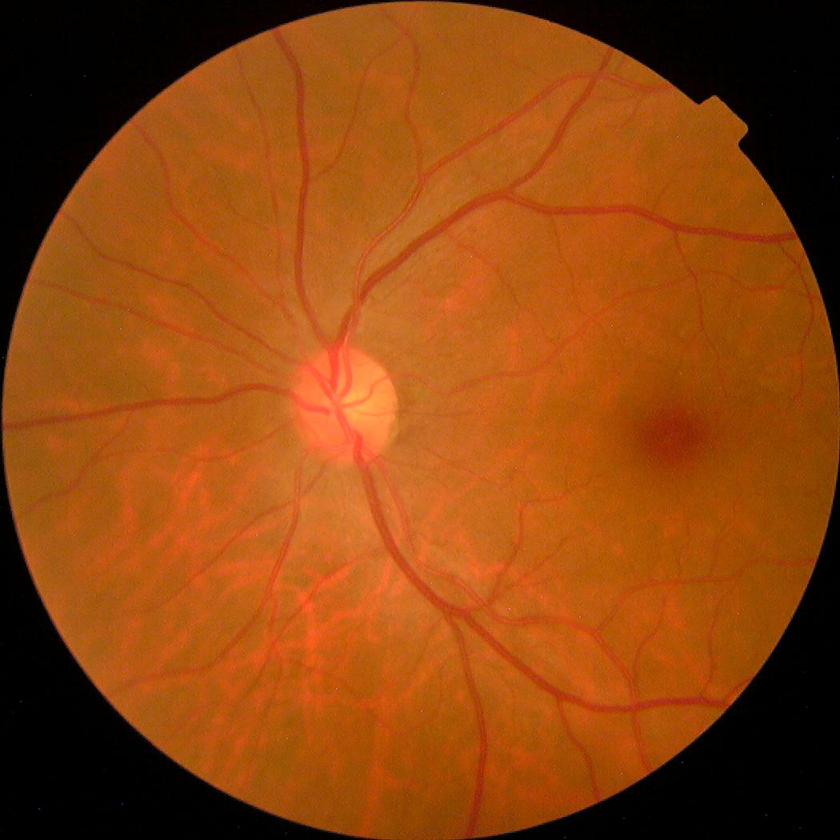
#> input picture data/test_samples/grade_0_08ee569d4721.png, 840 x 840 px, shrunk from 1050 x 1050 before the run
$ python -i vessel_extractor.py   (imports and definitions only)
#> lines starting #> are read from the running program, lines starting #| are printed output that depends on the picture
#> further down, picture is the input picture: shape (840, 840, 3); mean B, G, R 14.8, 69, 142.5
import cv2
import numpy as np

def extract_vessels(img_bgr, mask=None):
    """
    Extracts retinal blood vessel tree using morphology and adaptive thresholding.
    Returns:
        vessel_mask (np.ndarray): Binary mask of blood vessels (0 or 255)
        vessel_density (float): Ratio of vessel area to retinal area
    """
    # 1. Green channel has the highest vessel-to-background contrast
    green = img_bgr[:, :, 1]
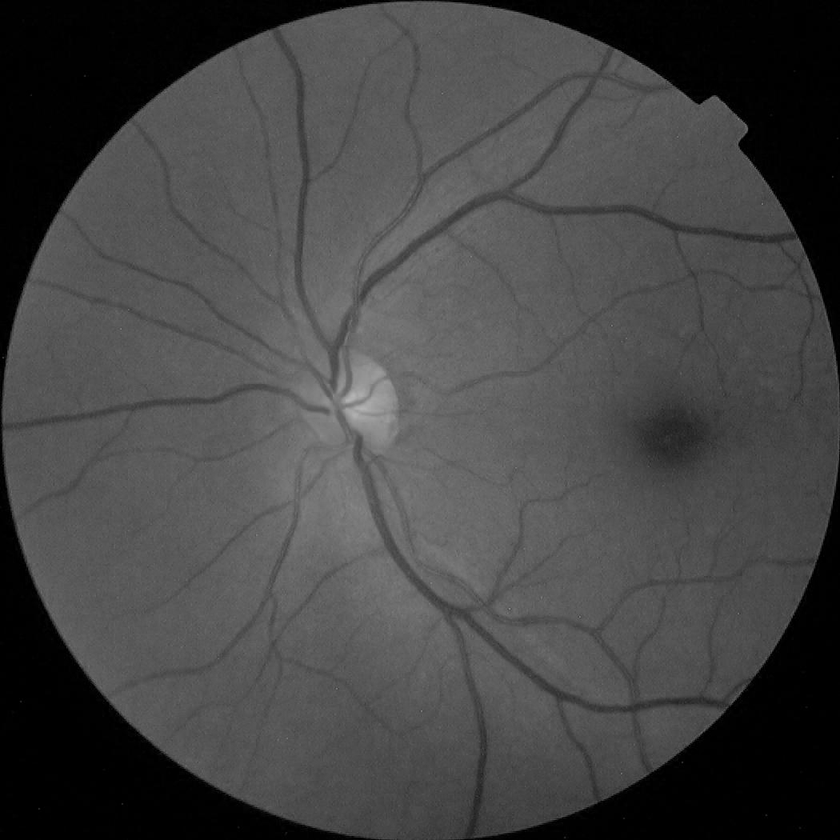
#> green: shape (840, 840); min 0, max 181, mean 69

    # 2. Contrast enhancement via CLAHE
    clahe = cv2.createCLAHE(clipLimit=2.0, tileGridSize=(8, 8))
    contrast_green = clahe.apply(green)
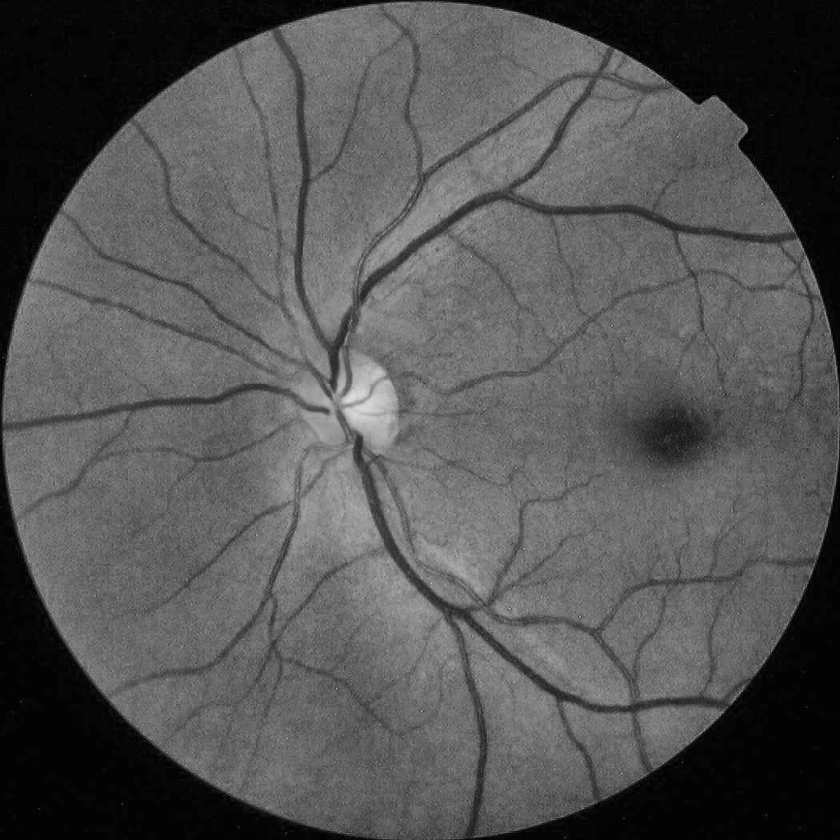
#> contrast_green: shape (840, 840); min 2, max 220, mean 84.4

    # 3. Morphological Top-Hat Transform (isolates dark vessels)
    # Using disk-shaped structural element
    kernel = cv2.getStructuringElement(cv2.MORPH_ELLIPSE, (15, 15))
    top_hat = cv2.morphologyEx(contrast_green, cv2.MORPH_BLACKHAT, kernel)
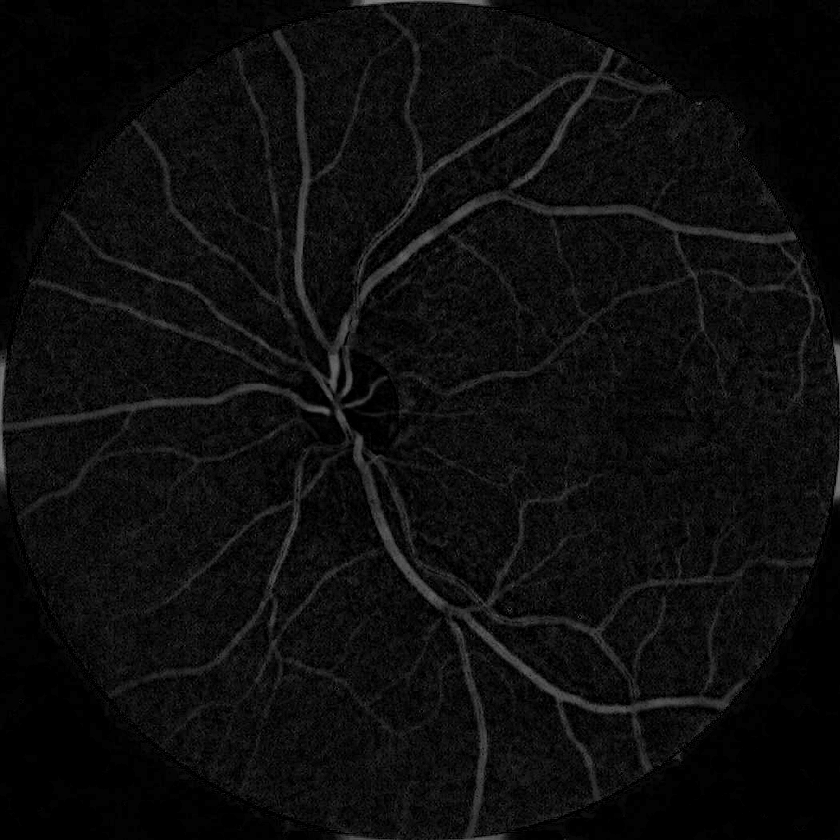
#> top_hat: shape (840, 840); min 0, max 133, mean 13

    # 4. Adaptive thresholding to segment tubular structures
    vessels = cv2.adaptiveThreshold(
        top_hat, 255, cv2.ADAPTIVE_THRESH_GAUSSIAN_C,
        cv2.THRESH_BINARY, 11, -3
    )
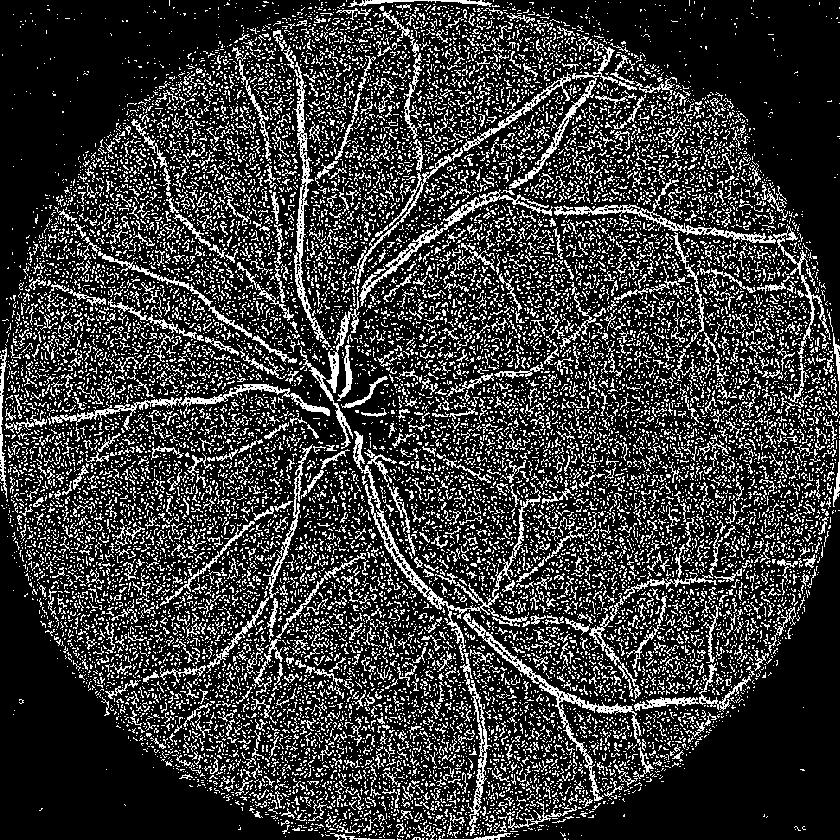
#> vessels: shape (840, 840); 22.6% white in thin lines or dots

    # 5. Clean up noise: remove tiny disconnected specks
    clean_kernel = cv2.getStructuringElement(cv2.MORPH_ELLIPSE, (3, 3))
    vessels = cv2.morphologyEx(vessels, cv2.MORPH_OPEN, clean_kernel)
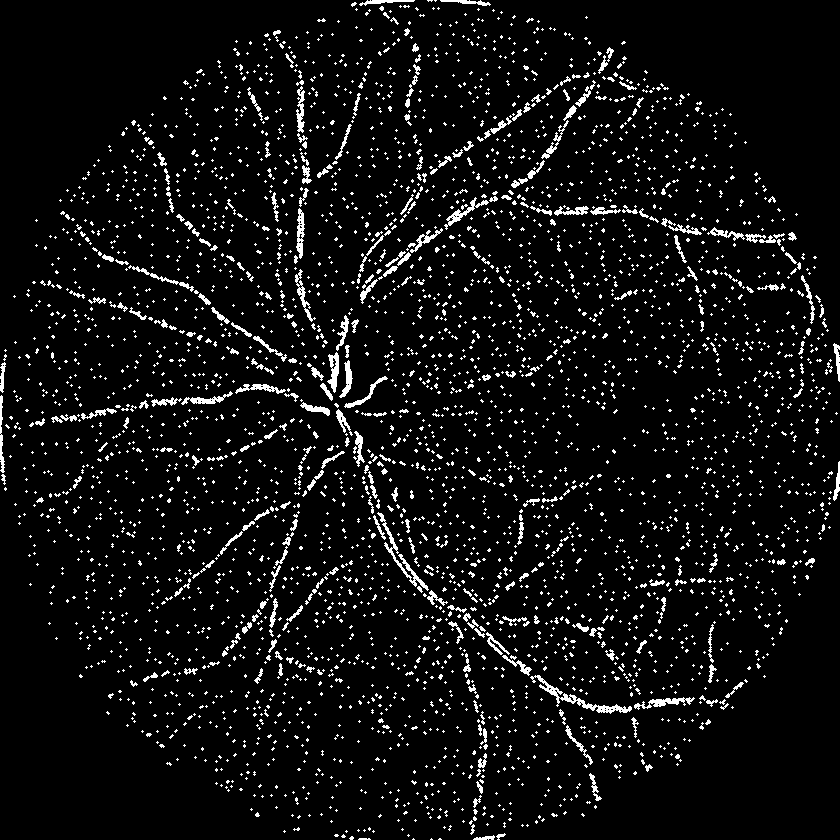
#> vessels: shape (840, 840); 6.2% white in thin lines or dots

    # Apply retinal field mask if provided
    if mask is not None:
        # Erode mask slightly to eliminate peripheral border artifacts
        eroded_mask = cv2.erode(mask, cv2.getStructuringElement(cv2.MORPH_ELLIPSE, (9, 9)))
        vessels[eroded_mask == 0] = 0
        retina_area = np.sum(eroded_mask == 255)
    else:
        retina_area = vessels.size
#> retina_area = 705600

    vessel_density = float(np.sum(vessels == 255) / retina_area) if retina_area > 0 else 0.0
#> vessel_density = 0.0616

    return vessels, round(vessel_density, 4)

>>> import cv2
>>> picture = cv2.imread('../../data/test_samples/grade_0_08ee569d4721.png')
>>> result = extract_vessels(picture)

$ run again, on data/test_samples/grade_0_1c7a013eeba7.png
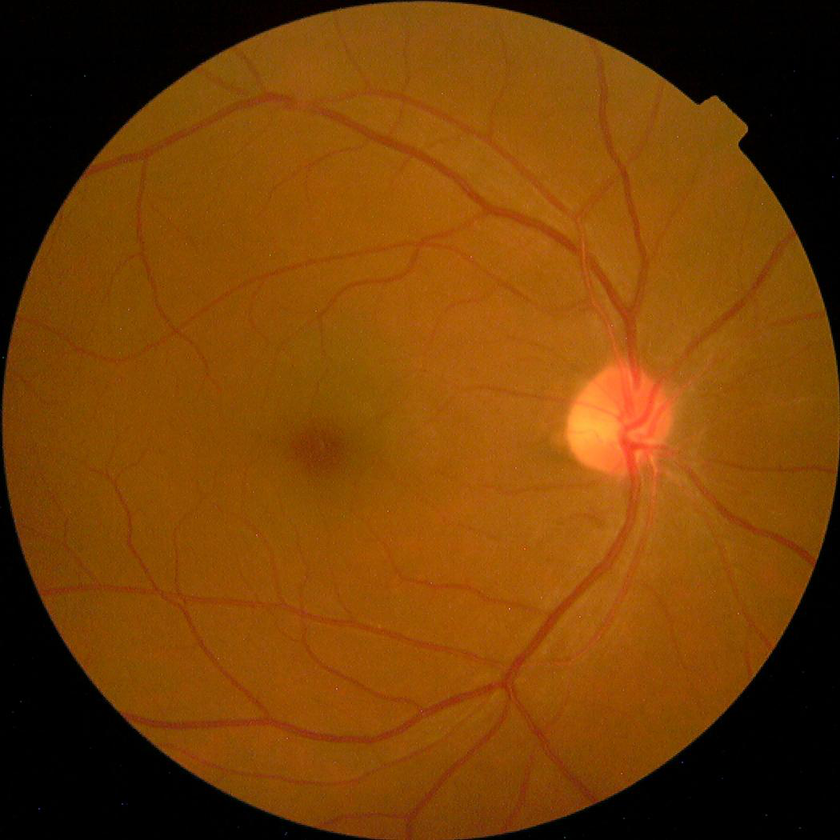
#> input picture data/test_samples/grade_0_1c7a013eeba7.png, 840 x 840 px, shrunk from 1050 x 1050 before the run
#> picture is the input picture: shape (840, 840, 3); mean B, G, R 5.8, 64, 118.3
#> in extract_vessels, `vessels = cv2.adaptiveThreshold( top_hat, 255, cv2.ADAPTIVE_THRESH_GAU..`:
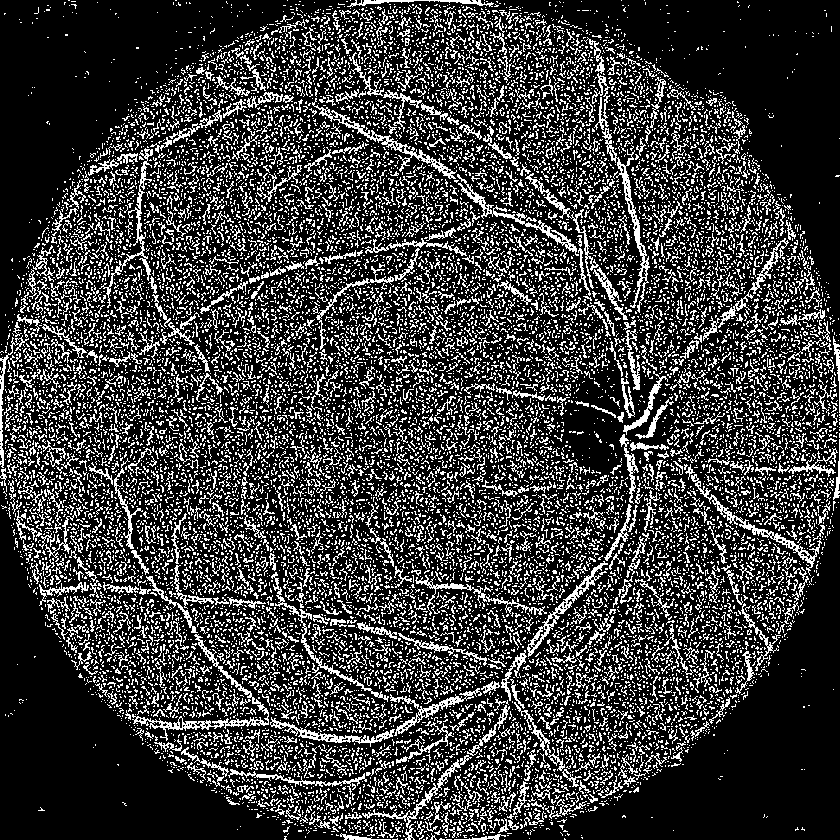
#> vessels: shape (840, 840); 23.1% white in thin lines or dots
#> in extract_vessels, `vessels = cv2.morphologyEx(vessels, cv2.MORPH_OPEN, clean_kernel)`:
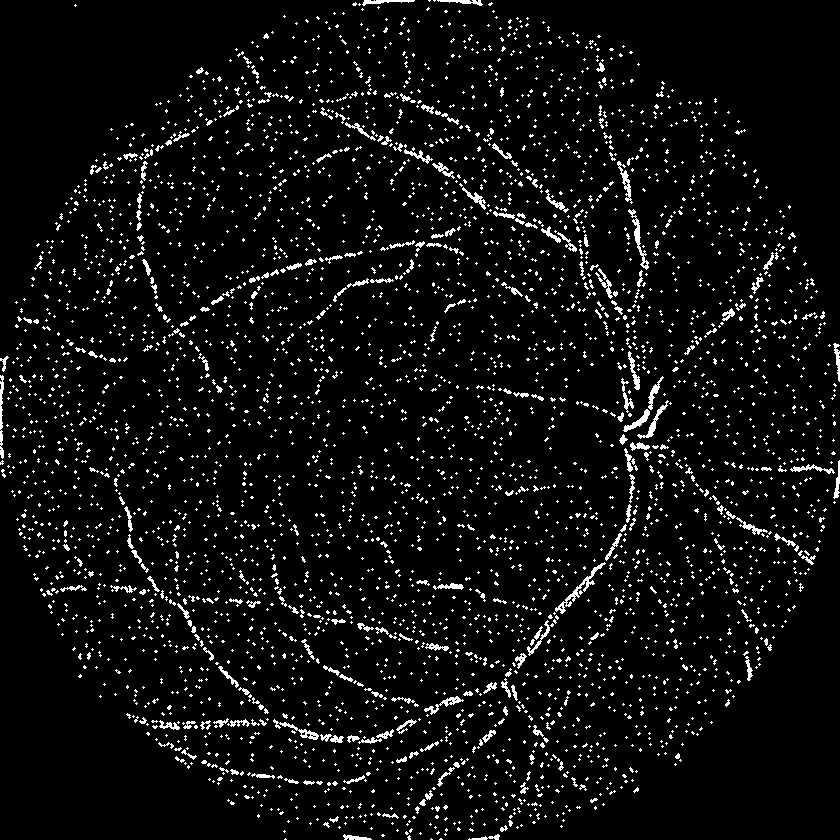
#> vessels: shape (840, 840); 5.6% white in thin lines or dots
#> vessel_density = 0.056
